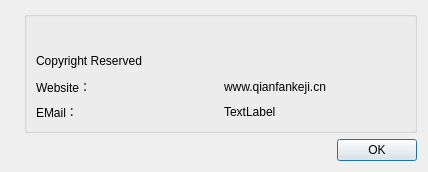
<?xml version="1.0" encoding="UTF-8"?>
<ui version="4.0">
 <class>AboutDialog</class>
 <widget class="QDialog" name="AboutDialog">
  <property name="geometry">
   <rect>
    <x>0</x>
    <y>0</y>
    <width>428</width>
    <height>172</height>
   </rect>
  </property>
  <property name="windowTitle">
   <string>About</string>
  </property>
  <layout class="QGridLayout" name="gridLayout_2">
   <item row="0" column="0">
    <layout class="QHBoxLayout" name="horizontalLayout_2">
     <item>
      <widget class="QLabel" name="pic">
       <property name="text">
        <string/>
       </property>
       <property name="pixmap">
        <pixmap resource="../qrc/qianfan.qrc">:/QUI/icon/icon.png</pixmap>
       </property>
      </widget>
     </item>
     <item>
      <layout class="QVBoxLayout" name="verticalLayout">
       <item>
        <widget class="QGroupBox" name="groupBox">
         <property name="title">
          <string/>
         </property>
         <layout class="QGridLayout" name="gridLayout">
          <item row="0" column="0">
           <widget class="QLabel" name="corporation">
            <property name="text">
             <string/>
            </property>
           </widget>
          </item>
          <item row="1" column="0">
           <widget class="QLabel" name="label_4">
            <property name="text">
             <string>Copyright Reserved</string>
            </property>
           </widget>
          </item>
          <item row="2" column="0">
           <layout class="QHBoxLayout" name="horizontalLayout_3">
            <item>
             <widget class="QLabel" name="label_2">
              <property name="text">
               <string>Website：</string>
              </property>
             </widget>
            </item>
            <item>
             <widget class="QLabel" name="website">
              <property name="text">
               <string>www.qianfankeji.cn</string>
              </property>
             </widget>
            </item>
           </layout>
          </item>
          <item row="3" column="0">
           <layout class="QHBoxLayout" name="horizontalLayout_4">
            <item>
             <widget class="QLabel" name="label_3">
              <property name="text">
               <string>EMail：</string>
              </property>
             </widget>
            </item>
            <item>
             <widget class="QLabel" name="email">
              <property name="text">
               <string>TextLabel</string>
              </property>
             </widget>
            </item>
           </layout>
          </item>
         </layout>
        </widget>
       </item>
       <item>
        <layout class="QHBoxLayout" name="horizontalLayout">
         <item>
          <spacer name="horizontalSpacer">
           <property name="orientation">
            <enum>Qt::Horizontal</enum>
           </property>
           <property name="sizeHint" stdset="0">
            <size>
             <width>40</width>
             <height>20</height>
            </size>
           </property>
          </spacer>
         </item>
         <item>
          <widget class="QPushButton" name="out_OkButton">
           <property name="text">
            <string>OK</string>
           </property>
          </widget>
         </item>
        </layout>
       </item>
      </layout>
     </item>
    </layout>
   </item>
  </layout>
 </widget>
 <resources>
  <include location="../qrc/qianfan.qrc"/>
 </resources>
 <connections>
  <connection>
   <sender>out_OkButton</sender>
   <signal>clicked()</signal>
   <receiver>AboutDialog</receiver>
   <slot>close()</slot>
   <hints>
    <hint type="sourcelabel">
     <x>378</x>
     <y>123</y>
    </hint>
    <hint type="destinationlabel">
     <x>213</x>
     <y>80</y>
    </hint>
   </hints>
  </connection>
 </connections>
</ui>
